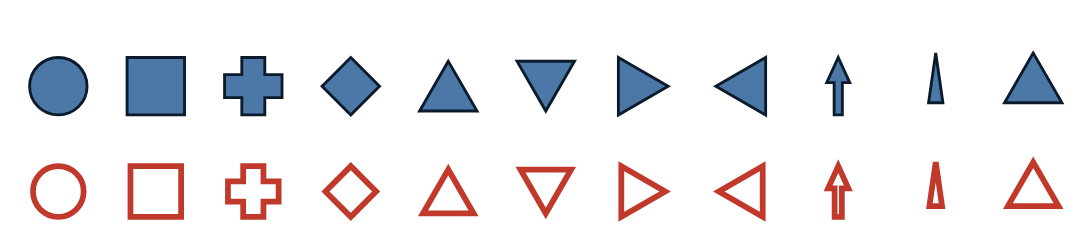

This figure's Vega-Lite source:
### Vega specification from a JSON file in a GitHub repository (floating-point values rounded to 4 significant figures)
{"$schema": "https://vega.github.io/schema/vega/v5.json", "description": "A grid of every symbol shape at large size. Feature-focused: the symbols dominate the image so an unimplemented shape produces a large webgpu-vs-canvas diff instead of being diluted by a full chart.", "width": 560, "height": 120, "padding": 5, "data": [{"name": "shapes", "values": [{"s": "circle"}, {"s": "square"}, {"s": "cross"}, {"s": "diamond"}, {"s": "triangle-up"}, {"s": "triangle-down"}, {"s": "triangle-right"}, {"s": "triangle-left"}, {"s": "arrow"}, {"s": "wedge"}, {"s": "triangle"}], "transform": [{"type": "identifier", "as": "id"}]}], "scales": [{"name": "x", "type": "band", "domain": {"data": "shapes", "field": "s"}, "range": "width"}], "marks": [{"type": "symbol", "from": {"data": "shapes"}, "encode": {"enter": {"x": {"scale": "x", "field": "s", "band": 0.5}, "y": {"value": 40}, "size": {"value": 900}, "shape": {"field": "s"}, "fill": {"value": "#4c78a8"}, "stroke": {"value": "#0b1b2b"}, "strokeWidth": {"value": 1.5}}}}, {"type": "symbol", "from": {"data": "shapes"}, "encode": {"enter": {"x": {"scale": "x", "field": "s", "band": 0.5}, "y": {"value": 95}, "size": {"value": 700}, "shape": {"field": "s"}, "fill": {"value": "transparent"}, "stroke": {"value": "#c0392b"}, "strokeWidth": {"value": 3}}}}]}
